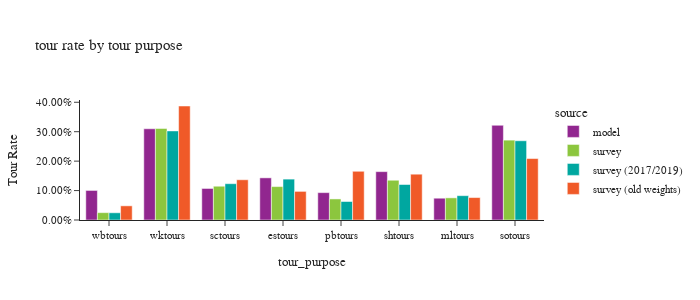

Write notebook code for a chart like this one.
### Code cell
fig = px.bar(tour_rate, x="tour_purpose", y='tour rate', color="source",
             barmode="group",hover_data=['sample count'],
             title='tour rate by tour purpose')
fig.update_layout(height=300, width=700, font=dict(size=11),
                  yaxis=dict(tickformat=".2%",title='Tour Rate'))
fig.show()

### Figure 1 — Plotly figure (JSON) as saved in the notebook; plotly's stock layout.template omitted (floating-point values rounded to 4 significant figures)
{"data": [{"alignmentgroup": "True", "customdata": [[437400], [1350047], [466720], [623770], [405075], [715651], [322537], [1401616]], "hovertemplate": "source=model<br>tour_purpose=%{x}<br>tour rate=%{y}<br>sample count=%{customdata[0]}<extra></extra>", "legendgroup": "model", "marker": {"color": "#91268F", "pattern": {"shape": ""}}, "name": "model", "offsetgroup": "model", "orientation": "v", "showlegend": true, "textposition": "auto", "type": "bar", "x": ["wbtours", "wktours", "sctours", "estours", "pbtours", "shtours", "mltours", "sotours"], "xaxis": "x", "y": [0.1004, 0.3099, 0.1071, 0.1432, 0.09299, 0.1643, 0.07404, 0.3218], "yaxis": "y"}, {"alignmentgroup": "True", "customdata": [[275], [2658], [655], [779], [859], [1504], [918], [3184]], "hovertemplate": "source=survey<br>tour_purpose=%{x}<br>tour rate=%{y}<br>sample count=%{customdata[0]}<extra></extra>", "legendgroup": "survey", "marker": {"color": "#8CC63E", "pattern": {"shape": ""}}, "name": "survey", "offsetgroup": "survey", "orientation": "v", "showlegend": true, "textposition": "auto", "type": "bar", "x": ["wbtours", "wktours", "sctours", "estours", "pbtours", "shtours", "mltours", "sotours"], "xaxis": "x", "y": [0.02497, 0.3111, 0.1147, 0.1135, 0.07156, 0.1351, 0.07528, 0.2714], "yaxis": "y"}, {"alignmentgroup": "True", "customdata": [[255], [2549], [652], [885], [753], [1403], [875], [3001]], "hovertemplate": "source=survey (2017/2019)<br>tour_purpose=%{x}<br>tour rate=%{y}<br>sample count=%{customdata[0]}<extra></extra>", "legendgroup": "survey (2017/2019)", "marker": {"color": "#00A7A0", "pattern": {"shape": ""}}, "name": "survey (2017/2019)", "offsetgroup": "survey (2017/2019)", "orientation": "v", "showlegend": true, "textposition": "auto", "type": "bar", "x": ["wbtours", "wktours", "sctours", "estours", "pbtours", "shtours", "mltours", "sotours"], "xaxis": "x", "y": [0.02456, 0.3027, 0.1234, 0.1389, 0.06283, 0.1206, 0.08267, 0.2693], "yaxis": "y"}, {"alignmentgroup": "True", "customdata": [[1212], [8755], [1648], [1410], [2748], [2596], [2053], [4576]], "hovertemplate": "source=survey (old weights)<br>tour_purpose=%{x}<br>tour rate=%{y}<br>sample count=%{customdata[0]}<extra></extra>", "legendgroup": "survey (old weights)", "marker": {"color": "#F05A28", "pattern": {"shape": ""}}, "name": "survey (old weights)", "offsetgroup": "survey (old weights)", "orientation": "v", "showlegend": true, "textposition": "auto", "type": "bar", "x": ["wbtours", "wktours", "sctours", "estours", "pbtours", "shtours", "mltours", "sotours"], "xaxis": "x", "y": [0.04816, 0.3873, 0.1368, 0.09723, 0.1655, 0.1556, 0.07624, 0.2088], "yaxis": "y"}], "layout": {"barmode": "group", "font": {"size": 11}, "height": 300, "legend": {"title": {"text": "source"}, "tracegroupgap": 0}, "title": {"text": "tour rate by tour purpose"}, "width": 700, "xaxis": {"anchor": "y", "domain": [0, 1], "title": {"text": "tour_purpose"}}, "yaxis": {"anchor": "x", "domain": [0, 1], "tickformat": ".2%", "title": {"text": "Tour Rate"}}}}
